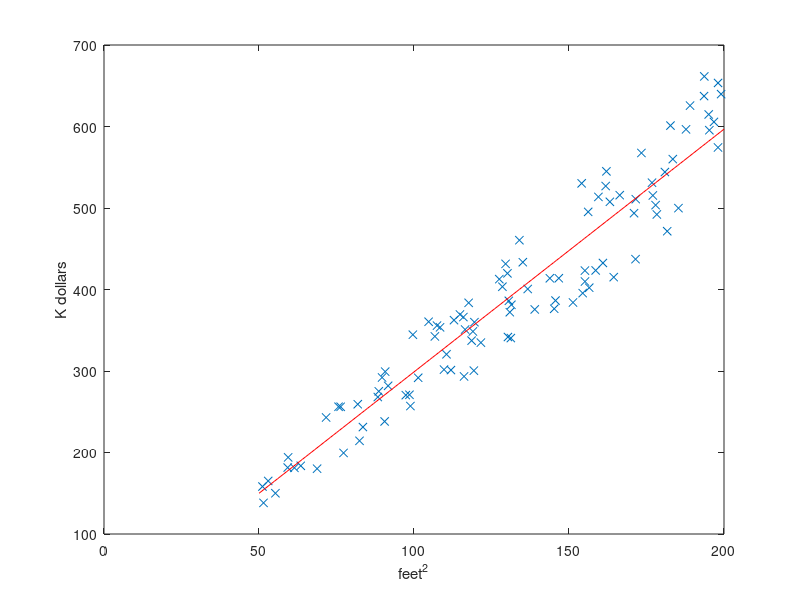
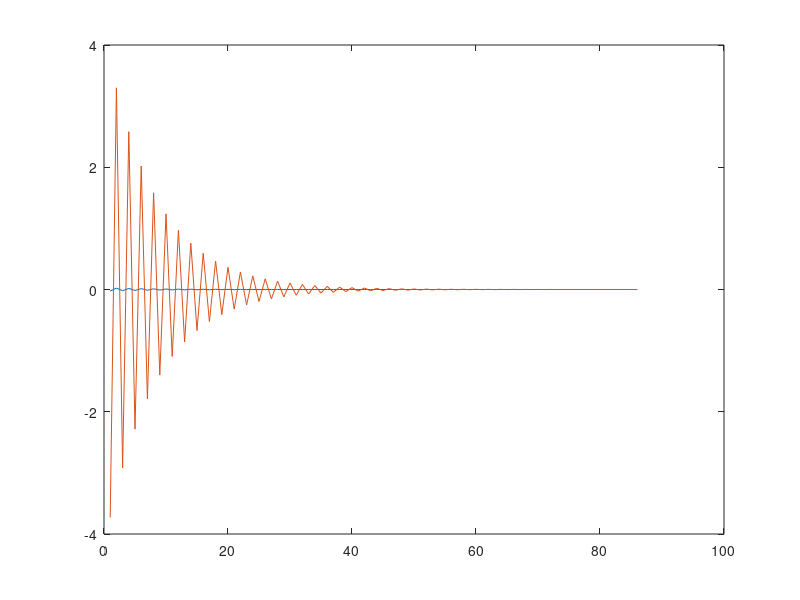
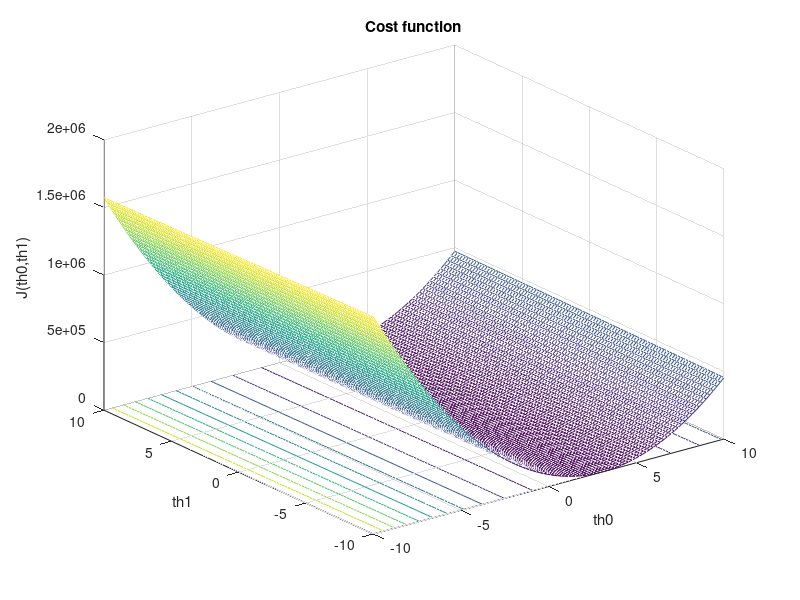

MATLAB code to generate these figures, in order:
%%%%%%%%%%%%%%%%%%%%%%%%%%%%%%%%%%%%%%%%%%%%%%%%%%%%%%%%%%%%%%%%%%%%%%%%%%%%%
%
% Gradient Descent algorithm for Cost Function optimization in Linear
% Regression.
%
%
% Lectures: II. Linear Regression With One Variable
%
%     http://www.ml-class.org/course/video/list
%
%
% First time I touch GNU Octave and first time I do numerical computations, so
% bear with me.
%
%
% For comments, corrections and improvements:
%
%     https://github.com/rjack/ml-class/issues
%
%
% This work is released under the WTFPL:
%
%     http://sam.zoy.org/wtfpl/COPYING
%
%%%%%%%%%%%%%%%%%%%%%%%%%%%%%%%%%%%%%%%%%%%%%%%%%%%%%%%%%%%%%%%%%%%%%%%%%%%%%


m = 100;
x_min = 50;
x_max = 200;

alpha = 0.0001;




function [th0_step, th1_step] = gradient_descent_step(th0, th1, xs, ys, m, alpha)

% usage: gradient_descent_step (th0, th1, xs, ys, m, alpha)
%
% This function computes the values th0_step and th1_step that must be
% subtracted respectively from theta zero and theta one in order to move them
% nearer the minimum of the cost function.

	distances = (th0 + th1 * xs) - ys;

	th0_step = alpha * sum(distances) / m;
	th1_step = alpha * sum(distances .* xs) / m;

endfunction


function j = cost (th0, th1, xs, ys, m)

% usage: cost (th0, th1, xs, ys, m)
%
% Compute the cost function J.

	distances = (th0 + th1 * xs) - ys;

	j = sum(distances.^2) / (2 * m);

endfunction




function res = converge (dx, dy, small_enough = 0)

% usage:  converge (dx, dy)
%         converge (dx, dy, threshold)
%
% This function returns true if dx and dy are converging. Used to stop the
% gradient_descent_step iterations.
%
% It's useful to experiment for different values of threshold: small values
% of threshold mean more iterations in order to converge.
%
% If threshold is not specified, zero is assumed.

	if (abs(dx) <= small_enough && abs(dy) <= small_enough)
		res = true;
	else
		res = false;
	endif
endfunction




%
% Examples are randomly generated.
%

xs = x_min + rand(1, m) * (x_max - x_min);
ys = 3 * xs + -(xs/2) + xs .* rand(1, m);


%
% Thetas. TODO: experiment with different values.
%
th0 = 1;
th1 = 1;


%
% Scatterplot of data.
%
figure;
plot(xs, ys, "x");
hold on;


%
% Gradient Descent.
% Call gradient_descent_step until values converge.
%
tries_left = max_tries = 1000;
th0_steps = [];
th1_steps = [];
while (tries_left--)

	[th0_step, th1_step] = gradient_descent_step(th0, th1, xs, ys, m, alpha);
	% TODO: try converge with different alpha thresholds.
	if (converge(th0_step, th1_step, alpha))
		break;
	else
		th0 = th0 - th0_step;
		th1 = th1 - th1_step;

		% save the step values, so we can plot them in the end.
		th0_steps(end + 1) = th0_step;
		th1_steps(end + 1) = th1_step;

		if (isnan(th0) || isnan(th1))
			printf("Diverged\n");
			break;
		endif
	endif
endwhile

number_of_tries = length(th0_steps);

%
% Plot the hypothesis that minimizes the cost function
%
plot(x_min:x_max, th0 + th1 * (x_min:x_max), "r");
xlabel("feet^2");
ylabel("K dollars");

%
% Plot the increments so we can see how they converge / diverge
%
figure;
plot(1:number_of_tries, th0_steps, th1_steps);

%
% Plot the cost function for the given set of examples
%
% TODO: learn from this guy: http://www.ml-class.org/course/qna/view?id=68
figure;
tx = ty = linspace(-10, 10, 100);
tz = zeros(length(tx), length(ty));
for row = 1:length(tx)
	for col = 1:length(ty)
		tz(row,col) = cost(tx(row), ty(col), xs, ys, m);
	endfor
endfor
meshc(tx, ty, tz);
title("Cost function");
xlabel("th0");
ylabel("th1");
zlabel("J(th0,th1)");

printf("After %d iterations (out of %d)\n", number_of_tries, max_tries);
printf("th0 = %g\n", th0);
printf("th1 = %g\n", th1);
